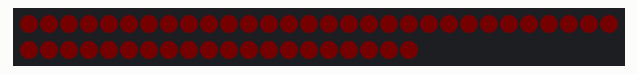
The sketch below on a simulated Arduino Uno, built with avr-gcc and run on an emulated ATmega328P. Parts: 50 RGB LEDs in strip order, left to right, continuing on the next row. Dim RGB values are drawn brighter than linear.

Above: at 3.15 s.
At 24.39 s:
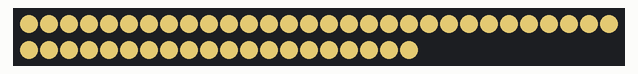
At 29.09 s:
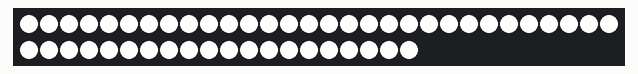
At 39.25 s:
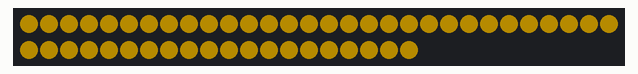

The sketch:

TeensyWakeup.ino
```cpp
int OnboardLed = 13;

#include "FastLED.h"

// How many leds in your strip?
#define NUM_LEDS 50

// For led chips like Neopixels, which have a data line, ground, and power, you just
// need to define DATA_PIN.  For led chipsets that are SPI based (four wires - data, clock,
// ground, and power), like the LPD8806 define both DATA_PIN and CLOCK_PIN
#define DATA_PIN 17

// Define the array of leds
CRGB leds[NUM_LEDS];

void setup() {
  delay(3000); // sanity delay

  FastLED.addLeds<NEOPIXEL, DATA_PIN>(leds, NUM_LEDS);
  FastLED.showColor(CHSV(50, 255, 255));
  FastLED.setCorrection(TypicalSMD5050);
  FastLED.setBrightness( 75 );
}

void loop() {
  static uint8_t brightness;
  FastLED.setBrightness( brightness );

  if(brightness > 127)
  {
    // End White
    FastLED.showColor(CHSV(50, 255-2*brightness, 255));
  }
  else
  {
    // Start Yellow
    FastLED.showColor(CHSV(brightness/2, 255, 255));
  }
  brightness++;
  delay(100);
}
```
